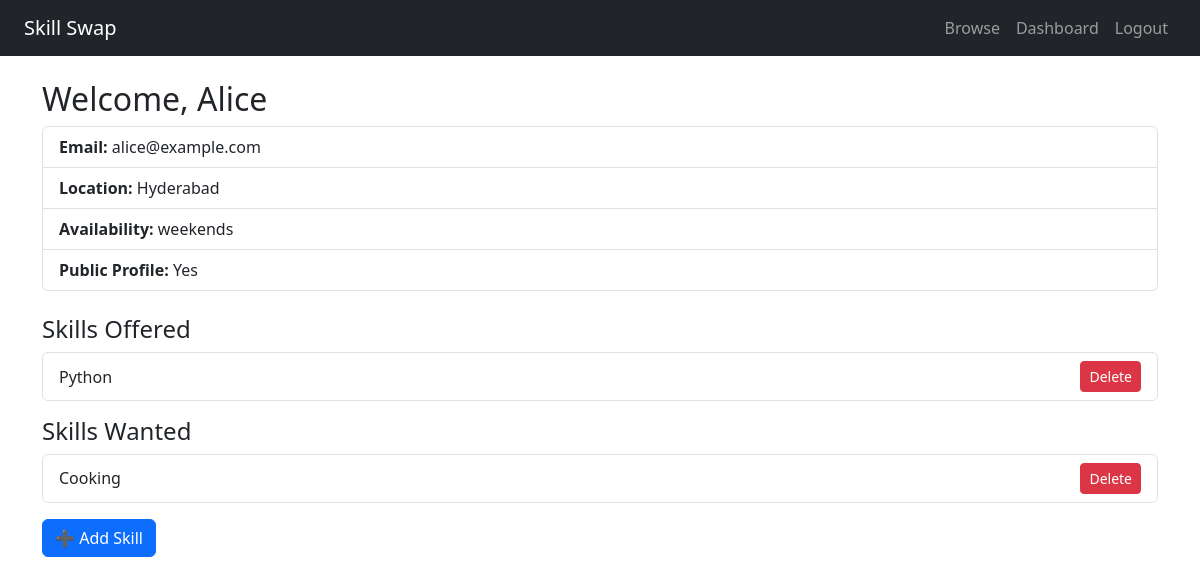
Page /dashboard (signed in) on the committed database.
### app/models.py (models this page shows)
class User(db.Model, UserMixin):
    id = db.Column(db.Integer, primary_key=True)
    name = db.Column(db.String(100), nullable=False)
    email = db.Column(db.String(120), unique=True, nullable=False)
    password = db.Column(db.String(200), nullable=False)
    location = db.Column(db.String(100))
    availability = db.Column(db.String(100))
    is_public = db.Column(db.Boolean, default=True)
    profile_photo = db.Column(db.String(100))
    skills_offered = db.relationship('Skill', backref='user', lazy=True, primaryjoin="and_(User.id==Skill.user_id, Skill.type=='offered')")
    skills_wanted = db.relationship('Skill', backref='user_wanted', lazy=True, primaryjoin="and_(User.id==Skill.user_id, Skill.type=='wanted')")

class Skill(db.Model):
    id = db.Column(db.Integer, primary_key=True)
    name = db.Column(db.String(100), nullable=False)
    type = db.Column(db.String(10), nullable=False)
    user_id = db.Column(db.Integer, db.ForeignKey('user.id'), nullable=False)

### app/routes.py (the view)
@main.route('/dashboard')
@login_required
def dashboard():
    return render_template('dashboard.html', user=current_user)

### app/__init__.py (called while the page is built)
def create_app():
    app = Flask(__name__, instance_relative_config=True)
    app.config['SECRET_KEY'] = 'skill_swap_secret'
    app.config['SQLALCHEMY_DATABASE_URI'] = 'sqlite:///../instance/database.db'
    db.init_app(app)
    login_manager.init_app(app)
    login_manager.login_view = 'login'
    from .models import User
    @login_manager.user_loader
    def load_user(user_id):
        return User.query.get(int(user_id))
    from .routes import main
    app.register_blueprint(main)
    with app.app_context():
        db.create_all()
    return app

### app/templates/dashboard.html
{% extends "layout.html" %}
{% block content %}
<h2>Welcome, {{ user.name }}</h2>
<ul class="list-group mb-4">
    <li class="list-group-item"><strong>Email:</strong> {{ user.email }}</li>
    <li class="list-group-item"><strong>Location:</strong> {{ user.location }}</li>
    <li class="list-group-item"><strong>Availability:</strong> {{ user.availability }}</li>
    <li class="list-group-item"><strong>Public Profile:</strong> {{ "Yes" if user.is_public else "No" }}</li>
</ul>
<h4>Skills Offered</h4>
<ul class="list-group mb-3">
    {% for skill in user.skills_offered %}
        <li class="list-group-item d-flex justify-content-between align-items-center">
            {{ skill.name }}
            <a class="btn btn-sm btn-danger" href="{{ url_for('main.delete_skill', skill_id=skill.id) }}">Delete</a>
        </li>
    {% else %}
        <li class="list-group-item">No offered skills</li>
    {% endfor %}
</ul>
<h4>Skills Wanted</h4>
<ul class="list-group mb-3">
    {% for skill in user.skills_wanted %}
        <li class="list-group-item d-flex justify-content-between align-items-center">
            {{ skill.name }}
            <a class="btn btn-sm btn-danger" href="{{ url_for('main.delete_skill', skill_id=skill.id) }}">Delete</a>
        </li>
    {% else %}
        <li class="list-group-item">No wanted skills</li>
    {% endfor %}
</ul>
<a class="btn btn-primary" href="{{ url_for('main.add_skill') }}">➕ Add Skill</a>
{% endblock %}

### rows in the picture
User: name "Alice", email "alice@example.com", location "Hyderabad", availability "weekends", is_public "Yes"
Skill: name "Python"
Skill: name "Cooking"
